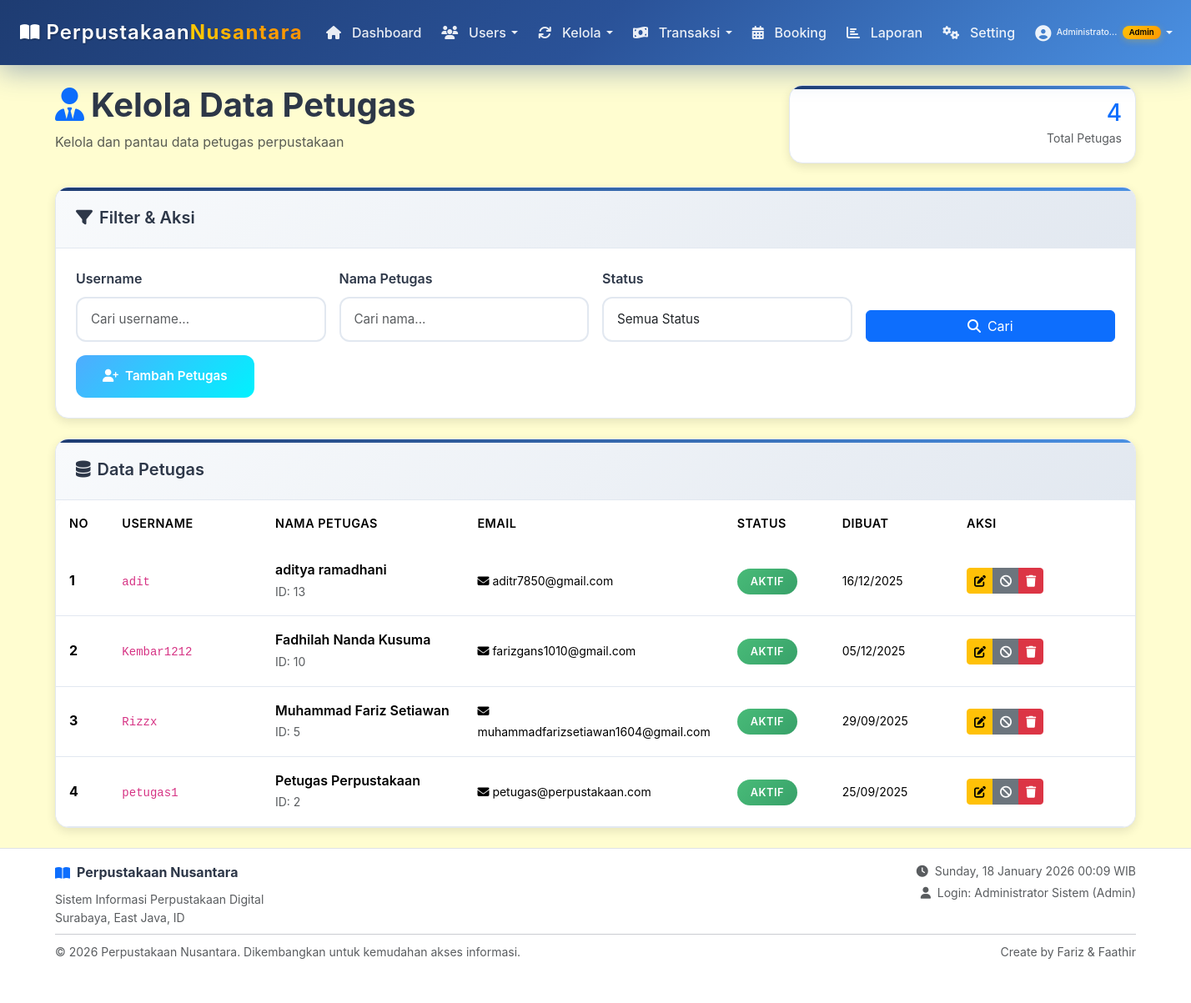
Page /admin/users/petugas.php (signed in) on the committed database.
### tables this page shows
CREATE TABLE `users` (
  `id` int(11) NOT NULL,
  `username` varchar(50) NOT NULL,
  `password` varchar(255) NOT NULL,
  `nama` varchar(100) NOT NULL,
  `email` varchar(100) DEFAULT NULL,
  `role` enum('admin','petugas','anggota') NOT NULL DEFAULT 'anggota',
  `promoted_by` int(11) DEFAULT NULL,
  `promoted_at` timestamp NULL DEFAULT NULL,
  `status` enum('aktif','nonaktif') DEFAULT 'aktif',
  `created_at` timestamp NOT NULL DEFAULT current_timestamp(),
  `updated_at` timestamp NOT NULL DEFAULT current_timestamp() ON UPDATE current_timestamp()
);

### includes/functions.php (called while the page is built, shortened)
<?php
if (!function_exists('formatTanggal')) {
    function formatTanggal($date, $format = 'd/m/Y') {
        return date($format, strtotime($date));
    }
}
?>

### admin/users/petugas.php (the view, shortened to what this page needs)
<?php
require_once '../../includes/functions.php';
include '../../config/database.php';
$where_conditions = ["role = ?"];
$params = ['petugas'];
$where_clause = "WHERE " . implode(" AND ", $where_conditions);
try {
    $stmt = $conn->prepare("SELECT * FROM users $where_clause ORDER BY nama ASC");
    $stmt->execute($params);
    $petugas = $stmt->fetchAll();
} catch (PDOException $e) {
    $petugas = [];
    $error_message = "Error: " . $e->getMessage();
}
include '../../includes/header.php';
?>
<div class="container py-4">
    <div class="row mb-4">
        <div class="col-lg-8">
            <h1 class="display-6 fw-bold mb-2">
                <i class="fas fa-user-tie text-primary me-2"></i>Kelola Data Petugas
            </h1>
            <p class="text-muted">Kelola dan pantau data petugas perpustakaan</p>
        </div>
        <div class="col-lg-4 text-end">
            <div class="modern-card p-3">
                <div class="h3 mb-0 text-primary"><?= count($petugas) ?></div>
                <small class="text-muted">Total Petugas</small>
            </div>
        </div>
    </div>
    <div class="modern-card mb-4">
        <div class="card-header-modern">
            <h5 class="card-title-modern mb-0">
                <i class="fas fa-filter me-2"></i>Filter & Aksi
            </h5>
        </div>
        <div class="card-body p-4">
            <form method="GET" class="form-row">
                <div class="row g-3 align-items-end">
                    <div class="col-md-3">
                        <label class="form-label fw-semibold">Username</label>
                        <input type="text" name="search_username" class="form-control form-control-modern"
                               placeholder="Cari username..."
                               value="<?= htmlspecialchars($_GET['search_username'] ?? '') ?>">
                    </div>
                    <div class="col-md-3">
                        <label class="form-label fw-semibold">Nama Petugas</label>
                        <input type="text" name="search_nama" class="form-control form-control-modern"
                               placeholder="Cari nama..."
                               value="<?= htmlspecialchars($_GET['search_nama'] ?? '') ?>">
                    </div>
                    <div class="col-md-3">
                        <label class="form-label fw-semibold">Status</label>
                        <select name="status_filter" class="form-control form-control-modern">
                            <option value="">Semua Status</option>
                        </select>
                    </div>
                    <div class="col-md-3">
                        <button type="submit" class="btn btn-primary w-100">
                            <i class="fas fa-search me-2"></i>Cari
                        </button>
                    </div>
                </div>
            </form>
            <div class="row mt-3">
                <div class="col-12">
                    <div class="d-flex gap-2 flex-wrap">
                        <a href="tambah_user.php?role=petugas" class="btn btn-modern btn-success-modern">
                            <i class="fas fa-user-plus me-2"></i>Tambah Petugas
                        </a>
                    </div>
                </div>
            </div>
        </div>
    </div>
    <div class="modern-card">
        <div class="card-header-modern">
            <h5 class="card-title-modern mb-0">
                <i class="fas fa-database me-2"></i>Data Petugas
            </h5>
        </div>
        <div class="card-body p-0">
            <div class="table-responsive">
                <table class="table table-modern mb-0">
                    <thead>
                        <tr>
                            <th width="5%">No</th>
                            <th width="15%">Username</th>
                            <th width="20%">Nama Petugas</th>
                            <th width="20%">Email</th>
                            <th width="10%">Status</th>
                            <th width="12%">Dibuat</th>
                            <th width="18%">Aksi</th>
                        </tr>
                    </thead>
                    <tbody>
                        <?php if ($petugas): ?>
                            <?php $no = 1; foreach ($petugas as $row): ?>
                            <tr>
                                <td><strong><?= $no++ ?></strong></td>
                                <td>
                                    <code><?= htmlspecialchars($row['username']) ?></code>
                                </td>
                                <td>
                                    <div class="fw-semibold"><?= htmlspecialchars($row['nama']) ?></div>
                                    <small class="text-muted">ID: <?= $row['id'] ?></small>
                                </td>
                                <td>
                                    <small><i class="fas fa-envelope me-1"></i><?= htmlspecialchars($row['email']) ?></small>
                                </td>
                                <td>
                                    <?php if ($row['status'] === 'aktif'): ?>
                                        <span class="status-badge status-available">AKTIF</span>
                                    <?php else: ?>
                                        <span class="status-badge status-borrowed">NON-AKTIF</span>
                                    <?php endif; ?>
                                </td>
                                <td>
                                    <small><?= isset($row['created_at']) ? formatTanggal($row['created_at']) : 'N/A' ?></small>
                                </td>
                                <td>
                                    <div class="btn-group btn-group-sm" role="group">
                                        <a href="edit_user.php?id=<?= $row['id'] ?>"
                                           class="btn btn-warning"
                                           title="Edit">
                                            <i class="fas fa-edit"></i>
                                        </a>
                                        <button type="button"
                                            class="btn btn-<?= $row['status'] === 'aktif' ? 'secondary' : 'success' ?>"
                                            onclick='toggleStatus(<?= $row['id'] ?>, "<?= addslashes($row['nama']) ?>", "<?= $row['status'] ?>")'
                                            title="<?= $row['status'] === 'aktif' ? 'Non-aktifkan' : 'Aktifkan' ?>">
                                            <i class="fas fa-<?= $row['status'] === 'aktif' ? 'ban' : 'check' ?>"></i>
                                        </button>
                                        <a href="hapus.php?type=petugas&id=<?= $row['id'] ?>"
                                           class="btn btn-danger"
                                           title="Hapus">
                                            <i class="fas fa-trash"></i>
                                        </a>
                                    </div>
                                </td>
                            </tr>
                            <?php endforeach; ?>
                        <?php endif; ?>
                    </tbody>
                </table>
            </div>
        </div>
    </div>
</div>
<?php include '../../includes/footer.php'; ?>

### assets/css/style.css (style rules this page uses)
:root { --primary-gradient: linear-gradient(135deg, #667eea 0%, #764ba2 100%); --secondary-gradient: linear-gradient(135deg, #f093fb 0%, #f5576c 100%); --success-gradient: linear-gradient(135deg, #4facfe 0%, #00f2fe 100%); --dark-bg: #1a1d29; --card-bg: #ffffff; --text-primary: #2d3748; --text-secondary: #718096; --border-color: #e2e8f0; --shadow-sm: 0 2px 4px rgba(0,0,0,0.05); --shadow-md: 0 4px 12px rgba(0,0,0,0.1); --shadow-lg: 0 8px 25px rgba(0,0,0,0.15); --border-radius: 16px; --transition: all 0.3s cubic-bezier(0.4, 0, 0.2, 1); }
* { margin: 0; padding: 0; box-sizing: border-box; }
html { height: 100%; }
body { font-family: 'Inter', sans-serif; background: #FFFDD0; color: var(--text-primary); line-height: 1.6; min-height: 100vh; display: flex; flex-direction: column; margin: 0; padding: 0; }
body > .container, #main-wrapper > .container { flex: 1 0 auto; width: 100%; padding-bottom: 2rem; }
body.admin-anggota, body.admin-petugas, body.admin-buku { background: #FFFDD0; min-height: 100vh; display: flex; flex-direction: column; }
body.admin-anggota .container, body.admin-petugas .container, body.admin-buku .container { flex: 1 0 auto; padding-bottom: 2rem; }
.modern-card { background: var(--card-bg); border: 1px solid var(--border-color); border-radius: var(--border-radius); box-shadow: var(--shadow-md); transition: var(--transition); overflow: hidden; position: relative; }
.modern-card::before { content: ''; position: absolute; top: 0; left: 0; right: 0; height: 4px; background: linear-gradient(135deg, #1e3c72 0%, #4A90E2 100%); }
.card-header-modern { background: linear-gradient(135deg, #f8fafc 0%, #e2e8f0 100%); border: none; padding: 1.5rem; border-bottom: 1px solid var(--border-color); }
.card-title-modern { font-size: 1.25rem; font-weight: 600; margin: 0; color: var(--text-primary); }
.form-control-modern { border: 2px solid var(--border-color); border-radius: 12px; padding: 0.875rem 1rem; font-size: 0.95rem; transition: var(--transition); background: var(--card-bg); }
.btn-modern { border: none; border-radius: 12px; padding: 0.875rem 2rem; font-weight: 600; font-size: 0.95rem; transition: var(--transition); position: relative; overflow: hidden; }
.btn-success-modern { background: var(--success-gradient); color: white; }
.table-modern { background: white; border-radius: var(--border-radius); overflow: hidden; box-shadow: var(--shadow-sm); }
.table-modern thead { background: linear-gradient(135deg, #1e3c72 0%, #4A90E2 100%); color: white; opacity: 0; transform: translateY(-20px); animation: slideDownHeader 0.6s ease-out 0.4s forwards; }
.table-modern th { font-weight: 600; border: none; padding: 1rem; font-size: 0.9rem; text-transform: uppercase; letter-spacing: 0.5px; }
.table-modern td { padding: 1rem; border: none; border-bottom: 1px solid var(--border-color); vertical-align: middle; }
.table-modern tbody tr { opacity: 0; transform: translateY(30px); animation: slideUpRow 0.6s ease-out forwards; }
.table-modern tbody tr:nth-child(1) { animation-delay: 0.5s; }
.table-modern tbody tr:nth-child(2) { animation-delay: 0.6s; }
.table-modern tbody tr:nth-child(3) { animation-delay: 0.7s; }
.table-modern tbody tr:nth-child(4) { animation-delay: 0.8s; }
.status-badge { padding: 0.5rem 1rem; border-radius: 50px; font-size: 0.8rem; font-weight: 600; text-transform: uppercase; letter-spacing: 0.5px; }
.status-available { background: linear-gradient(135deg, #48bb78, #38a169); color: white; }
.form-row { animation: slideInUp 0.6s ease-out; }
body.admin-anggota, body.admin-petugas, body.admin-buku, body.petugas-dashboard, body[class*="admin-"], body[class*="petugas-"] { background: #FFFDD0 !important; background-image: none !important; }

### includes/header.php (style rules this page uses)
body { font-family: 'Inter', -apple-system, BlinkMacSystemFont, 'Segoe UI', Roboto, sans-serif; }

### rows in the picture
users: username "adit", nama "aditya ramadhani", id "13", email "aditr7850@gmail.com", status "AKTIF", created_at "16/12/2025"
users: username "Kembar1212", nama "Fadhilah Nanda Kusuma", id "10", email "farizgans1010@gmail.com", status "AKTIF", created_at "05/12/2025"
users: username "Rizzx", nama "Muhammad Fariz Setiawan", id "5", email "muhammadfarizsetiawan1604@gmail.com", status "AKTIF", created_at "29/09/2025"
users: username "petugas1", nama "Petugas Perpustakaan", id "2", email "petugas@perpustakaan.com", status "AKTIF", created_at "25/09/2025"

### other values in the picture
strlen($nama) > 12 ? substr($nama, 0, 12) . '...' : $nama "Administrato..."
$badge_text "Admin"
count($petugas) "4"
SITE_NAME "Perpustakaan Nusantara"
$SISTEM['alamat_perpustakaan'] "Surabaya, East Java, ID"
$current_user['nama'] "Administrator Sistem"
str_replace('_', ' ', $current_user['role']) "Admin"
